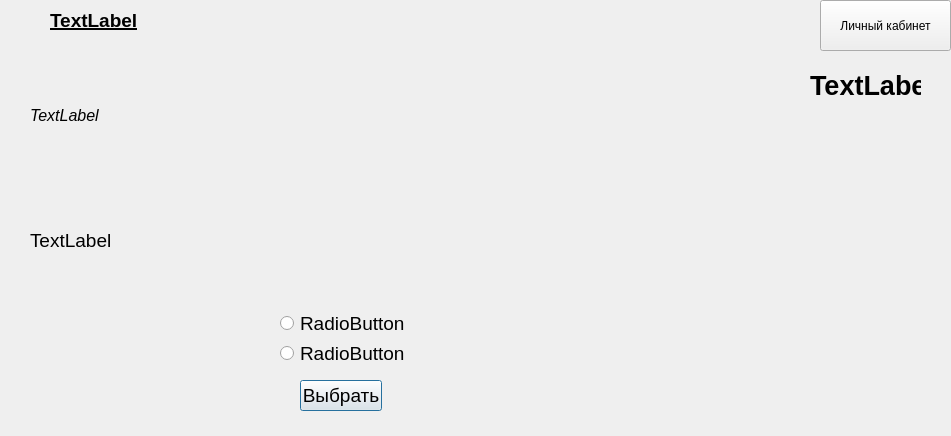
<?xml version="1.0" encoding="UTF-8"?>
<ui version="4.0">
 <class>Dialog</class>
 <widget class="QDialog" name="Dialog">
  <property name="geometry">
   <rect>
    <x>0</x>
    <y>0</y>
    <width>951</width>
    <height>436</height>
   </rect>
  </property>
  <property name="windowTitle">
   <string notr="true">Dialog</string>
  </property>
  <widget class="QLabel" name="label">
   <property name="geometry">
    <rect>
     <x>50</x>
     <y>10</y>
     <width>271</width>
     <height>21</height>
    </rect>
   </property>
   <property name="sizePolicy">
    <sizepolicy hsizetype="MinimumExpanding" vsizetype="MinimumExpanding">
     <horstretch>0</horstretch>
     <verstretch>0</verstretch>
    </sizepolicy>
   </property>
   <property name="font">
    <font>
     <pointsize>14</pointsize>
     <weight>75</weight>
     <bold>true</bold>
     <underline>true</underline>
    </font>
   </property>
   <property name="acceptDrops">
    <bool>true</bool>
   </property>
   <property name="text">
    <string>TextLabel</string>
   </property>
   <property name="wordWrap">
    <bool>true</bool>
   </property>
  </widget>
  <widget class="QLabel" name="label_2">
   <property name="geometry">
    <rect>
     <x>30</x>
     <y>50</y>
     <width>721</width>
     <height>131</height>
    </rect>
   </property>
   <property name="font">
    <font>
     <pointsize>12</pointsize>
     <italic>true</italic>
    </font>
   </property>
   <property name="text">
    <string>TextLabel</string>
   </property>
   <property name="wordWrap">
    <bool>true</bool>
   </property>
  </widget>
  <widget class="QRadioButton" name="radioButton">
   <property name="geometry">
    <rect>
     <x>280</x>
     <y>310</y>
     <width>125</width>
     <height>27</height>
    </rect>
   </property>
   <property name="font">
    <font>
     <pointsize>14</pointsize>
    </font>
   </property>
   <property name="text">
    <string>RadioButton</string>
   </property>
  </widget>
  <widget class="QRadioButton" name="radioButton_2">
   <property name="geometry">
    <rect>
     <x>280</x>
     <y>340</y>
     <width>125</width>
     <height>27</height>
    </rect>
   </property>
   <property name="font">
    <font>
     <pointsize>14</pointsize>
    </font>
   </property>
   <property name="text">
    <string>RadioButton</string>
   </property>
  </widget>
  <widget class="QPushButton" name="pushButton">
   <property name="geometry">
    <rect>
     <x>300</x>
     <y>380</y>
     <width>82</width>
     <height>31</height>
    </rect>
   </property>
   <property name="font">
    <font>
     <pointsize>14</pointsize>
    </font>
   </property>
   <property name="text">
    <string>Выбрать</string>
   </property>
  </widget>
  <widget class="QLabel" name="label_3">
   <property name="geometry">
    <rect>
     <x>30</x>
     <y>190</y>
     <width>631</width>
     <height>101</height>
    </rect>
   </property>
   <property name="font">
    <font>
     <pointsize>14</pointsize>
    </font>
   </property>
   <property name="text">
    <string>TextLabel</string>
   </property>
   <property name="wordWrap">
    <bool>true</bool>
   </property>
  </widget>
  <widget class="QLabel" name="label_4">
   <property name="geometry">
    <rect>
     <x>670</x>
     <y>170</y>
     <width>256</width>
     <height>256</height>
    </rect>
   </property>
   <property name="text">
    <string/>
   </property>
   <property name="pixmap">
    <pixmap resource="myresources.qrc">:/images/Diegoicon.png</pixmap>
   </property>
  </widget>
  <widget class="QPushButton" name="pushButton_2">
   <property name="geometry">
    <rect>
     <x>820</x>
     <y>0</y>
     <width>131</width>
     <height>51</height>
    </rect>
   </property>
   <property name="text">
    <string>Личный кабинет</string>
   </property>
   <property name="icon">
    <iconset resource="myresources.qrc">
     <normaloff>:/images/home.png</normaloff>:/images/home.png</iconset>
   </property>
  </widget>
  <widget class="QLabel" name="label_5">
   <property name="geometry">
    <rect>
     <x>810</x>
     <y>70</y>
     <width>111</width>
     <height>31</height>
    </rect>
   </property>
   <property name="font">
    <font>
     <pointsize>20</pointsize>
     <weight>75</weight>
     <bold>true</bold>
    </font>
   </property>
   <property name="text">
    <string>TextLabel</string>
   </property>
  </widget>
  <widget class="QLabel" name="label_6">
   <property name="geometry">
    <rect>
     <x>0</x>
     <y>0</y>
     <width>951</width>
     <height>436</height>
    </rect>
   </property>
   <property name="text">
    <string/>
   </property>
   <property name="pixmap">
    <pixmap resource="myresources.qrc">:/images/2fons.ru-16024.png</pixmap>
   </property>
  </widget>
  <zorder>label_6</zorder>
  <zorder>label</zorder>
  <zorder>label_2</zorder>
  <zorder>radioButton</zorder>
  <zorder>radioButton_2</zorder>
  <zorder>pushButton</zorder>
  <zorder>label_3</zorder>
  <zorder>label_4</zorder>
  <zorder>pushButton_2</zorder>
  <zorder>label_5</zorder>
 </widget>
 <resources>
  <include location="myresources.qrc"/>
 </resources>
 <connections/>
</ui>
